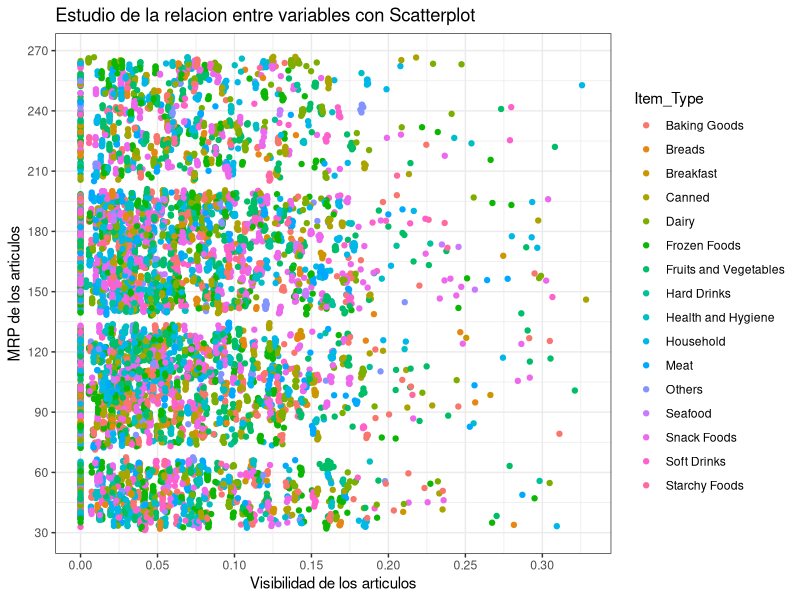

Generate this figure with R:
library("readxl") # Libreria para leer archivos de excel
library("ggplot2") # Libreria para hacer plots avanzados

# Establecemos el working directory como el directorio actual
directorio <- dirname(parent.frame(2)$ofile)
setwd(directorio)

# Leemos los datos desde el excel
datos <- read_excel("Dataset.xlsx")

# Representamos los datos con un gráfico de dispersión
print(ggplot(datos, aes(Item_Visibility, Item_MRP)) 
    + geom_point(aes(color = Item_Type)) 
    + scale_x_continuous("Visibilidad de los articulos", breaks = seq(0,0.35,0.05))
    + scale_y_continuous("MRP de los articulos", breaks = seq(0,270,by = 30))
    + theme_bw() + labs(title="Estudio de la relacion entre variables con Scatterplot"))